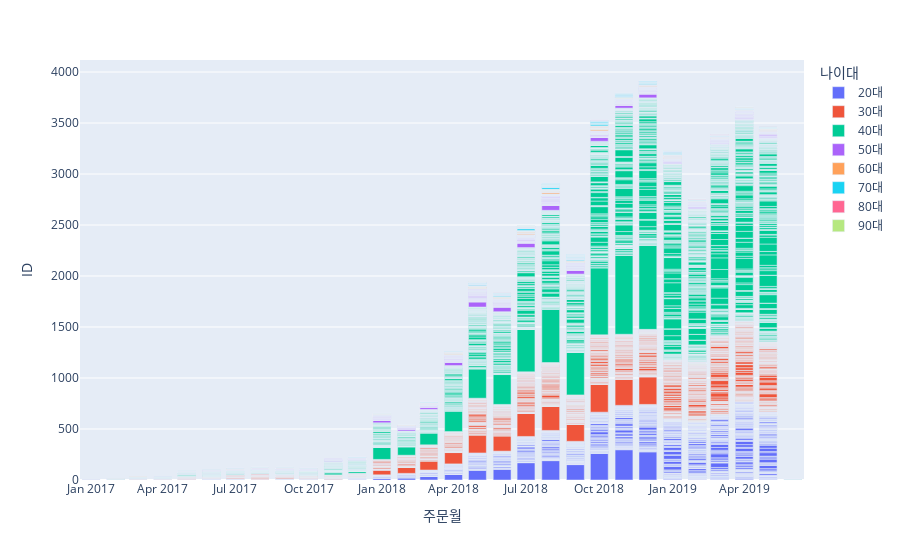

The code cell stored with this chart in its notebook:
### Code cell
px.bar(dt1_ages_month_price, x='주문월',y='ID',color='나이대')

### Figure 1 — Plotly figure (JSON) as saved in the notebook; plotly's stock layout.template omitted (floating-point values rounded to 4 significant figures; data arrays with more than 128 entries replaced by an {"elided": "..."} marker saying what was removed)
{"data": [{"alignmentgroup": "True", "hovertemplate": "나이대=20대<br>주문월=%{x}<br>ID=%{y}<extra></extra>", "legendgroup": "20대", "marker": {"color": "#636efa", "pattern": {"shape": ""}}, "name": "20대", "offsetgroup": "20대", "orientation": "v", "showlegend": true, "textposition": "auto", "type": "bar", "x": {"elided": "1845 str values"}, "xaxis": "x", "y": {"elided": "1845 int values"}, "yaxis": "y"}, {"alignmentgroup": "True", "hovertemplate": "나이대=30대<br>주문월=%{x}<br>ID=%{y}<extra></extra>", "legendgroup": "30대", "marker": {"color": "#EF553B", "pattern": {"shape": ""}}, "name": "30대", "offsetgroup": "30대", "orientation": "v", "showlegend": true, "textposition": "auto", "type": "bar", "x": {"elided": "2426 str values"}, "xaxis": "x", "y": {"elided": "2426 int values"}, "yaxis": "y"}, {"alignmentgroup": "True", "hovertemplate": "나이대=40대<br>주문월=%{x}<br>ID=%{y}<extra></extra>", "legendgroup": "40대", "marker": {"color": "#00cc96", "pattern": {"shape": ""}}, "name": "40대", "offsetgroup": "40대", "orientation": "v", "showlegend": true, "textposition": "auto", "type": "bar", "x": {"elided": "3472 str values"}, "xaxis": "x", "y": {"elided": "3472 int values"}, "yaxis": "y"}, {"alignmentgroup": "True", "hovertemplate": "나이대=50대<br>주문월=%{x}<br>ID=%{y}<extra></extra>", "legendgroup": "50대", "marker": {"color": "#ab63fa", "pattern": {"shape": ""}}, "name": "50대", "offsetgroup": "50대", "orientation": "v", "showlegend": true, "textposition": "auto", "type": "bar", "x": {"elided": "919 str values"}, "xaxis": "x", "y": {"elided": "919 int values"}, "yaxis": "y"}, {"alignmentgroup": "True", "hovertemplate": "나이대=60대<br>주문월=%{x}<br>ID=%{y}<extra></extra>", "legendgroup": "60대", "marker": {"color": "#FFA15A", "pattern": {"shape": ""}}, "name": "60대", "offsetgroup": "60대", "orientation": "v", "showlegend": true, "textposition": "auto", "type": "bar", "x": {"elided": "286 str values"}, "xaxis": "x", "y": {"elided": "286 int values"}, "yaxis": "y"}, {"alignmentgroup": "True", "hovertemplate": "나이대=70대<br>주문월=%{x}<br>ID=%{y}<extra></extra>", "legendgroup": "70대", "marker": {"color": "#19d3f3", "pattern": {"shape": ""}}, "name": "70대", "offsetgroup": "70대", "orientation": "v", "showlegend": true, "textposition": "auto", "type": "bar", "x": {"elided": "247 str values"}, "xaxis": "x", "y": {"elided": "247 int values"}, "yaxis": "y"}, {"alignmentgroup": "True", "hovertemplate": "나이대=80대<br>주문월=%{x}<br>ID=%{y}<extra></extra>", "legendgroup": "80대", "marker": {"color": "#FF6692", "pattern": {"shape": ""}}, "name": "80대", "offsetgroup": "80대", "orientation": "v", "showlegend": true, "textposition": "auto", "type": "bar", "x": ["2018-05-01T00:00:00", "2018-05-01T00:00:00", "2018-05-01T00:00:00", "2018-05-01T00:00:00", "2018-06-01T00:00:00", "2018-07-01T00:00:00", "2018-07-01T00:00:00", "2018-10-01T00:00:00", "2018-10-01T00:00:00", "2019-02-01T00:00:00", "2019-02-01T00:00:00", "2019-03-01T00:00:00", "2019-03-01T00:00:00", "2019-03-01T00:00:00", "2019-03-01T00:00:00", "2019-03-01T00:00:00", "2019-03-01T00:00:00", "2019-03-01T00:00:00", "2019-03-01T00:00:00", "2019-03-01T00:00:00", "2019-04-01T00:00:00", "2019-04-01T00:00:00", "2019-04-01T00:00:00", "2019-04-01T00:00:00", "2019-05-01T00:00:00"], "xaxis": "x", "y": [1, 1, 1, 1, 1, 1, 1, 1, 1, 1, 1, 1, 1, 1, 1, 1, 1, 1, 2, 1, 1, 1, 1, 1, 1], "yaxis": "y"}, {"alignmentgroup": "True", "hovertemplate": "나이대=90대<br>주문월=%{x}<br>ID=%{y}<extra></extra>", "legendgroup": "90대", "marker": {"color": "#B6E880", "pattern": {"shape": ""}}, "name": "90대", "offsetgroup": "90대", "orientation": "v", "showlegend": true, "textposition": "auto", "type": "bar", "x": ["2018-01-01T00:00:00", "2018-01-01T00:00:00", "2018-01-01T00:00:00", "2018-05-01T00:00:00", "2018-05-01T00:00:00", "2018-07-01T00:00:00", "2018-07-01T00:00:00", "2019-01-01T00:00:00", "2019-01-01T00:00:00", "2019-04-01T00:00:00"], "xaxis": "x", "y": [1, 1, 1, 1, 1, 1, 1, 1, 1, 1], "yaxis": "y"}], "layout": {"barmode": "relative", "legend": {"title": {"text": "나이대"}, "tracegroupgap": 0}, "margin": {"t": 60}, "xaxis": {"anchor": "y", "domain": [0, 1], "title": {"text": "주문월"}}, "yaxis": {"anchor": "x", "domain": [0, 1], "title": {"text": "ID"}}}}
